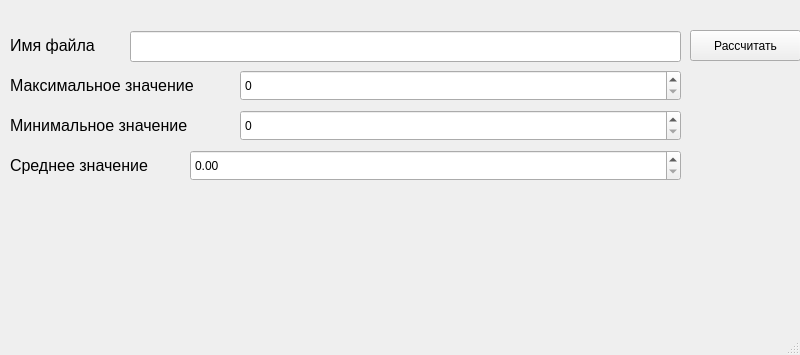
<?xml version="1.0" encoding="UTF-8"?>
<ui version="4.0">
 <class>MainWindow</class>
 <widget class="QMainWindow" name="MainWindow">
  <property name="geometry">
   <rect>
    <x>0</x>
    <y>0</y>
    <width>800</width>
    <height>355</height>
   </rect>
  </property>
  <property name="windowTitle">
   <string>MainWindow</string>
  </property>
  <widget class="QWidget" name="centralwidget">
   <widget class="QLabel" name="label">
    <property name="geometry">
     <rect>
      <x>10</x>
      <y>30</y>
      <width>101</width>
      <height>31</height>
     </rect>
    </property>
    <property name="font">
     <font>
      <pointsize>12</pointsize>
     </font>
    </property>
    <property name="text">
     <string>Имя файла</string>
    </property>
   </widget>
   <widget class="QLabel" name="label_2">
    <property name="geometry">
     <rect>
      <x>10</x>
      <y>70</y>
      <width>241</width>
      <height>31</height>
     </rect>
    </property>
    <property name="font">
     <font>
      <pointsize>12</pointsize>
     </font>
    </property>
    <property name="text">
     <string>Максимальное значение</string>
    </property>
   </widget>
   <widget class="QLabel" name="label_3">
    <property name="geometry">
     <rect>
      <x>10</x>
      <y>110</y>
      <width>241</width>
      <height>31</height>
     </rect>
    </property>
    <property name="font">
     <font>
      <pointsize>12</pointsize>
     </font>
    </property>
    <property name="text">
     <string>Минимальное значение</string>
    </property>
   </widget>
   <widget class="QLabel" name="label_4">
    <property name="geometry">
     <rect>
      <x>10</x>
      <y>150</y>
      <width>241</width>
      <height>31</height>
     </rect>
    </property>
    <property name="font">
     <font>
      <pointsize>12</pointsize>
     </font>
    </property>
    <property name="text">
     <string>Среднее значение</string>
    </property>
   </widget>
   <widget class="QLabel" name="label_5">
    <property name="geometry">
     <rect>
      <x>20</x>
      <y>250</y>
      <width>551</width>
      <height>41</height>
     </rect>
    </property>
    <property name="text">
     <string/>
    </property>
   </widget>
   <widget class="QSpinBox" name="spinBox">
    <property name="geometry">
     <rect>
      <x>240</x>
      <y>70</y>
      <width>441</width>
      <height>31</height>
     </rect>
    </property>
   </widget>
   <widget class="QSpinBox" name="spinBox_2">
    <property name="geometry">
     <rect>
      <x>240</x>
      <y>110</y>
      <width>441</width>
      <height>31</height>
     </rect>
    </property>
   </widget>
   <widget class="QLineEdit" name="lineEdit">
    <property name="geometry">
     <rect>
      <x>130</x>
      <y>31</y>
      <width>551</width>
      <height>31</height>
     </rect>
    </property>
   </widget>
   <widget class="QPushButton" name="pushButton">
    <property name="geometry">
     <rect>
      <x>690</x>
      <y>30</y>
      <width>111</width>
      <height>31</height>
     </rect>
    </property>
    <property name="text">
     <string>Рассчитать</string>
    </property>
   </widget>
   <widget class="QDoubleSpinBox" name="doublebox">
    <property name="geometry">
     <rect>
      <x>190</x>
      <y>150</y>
      <width>491</width>
      <height>31</height>
     </rect>
    </property>
   </widget>
  </widget>
  <widget class="QMenuBar" name="menubar">
   <property name="geometry">
    <rect>
     <x>0</x>
     <y>0</y>
     <width>800</width>
     <height>26</height>
    </rect>
   </property>
  </widget>
  <widget class="QStatusBar" name="statusbar"/>
 </widget>
 <resources/>
 <connections/>
</ui>
